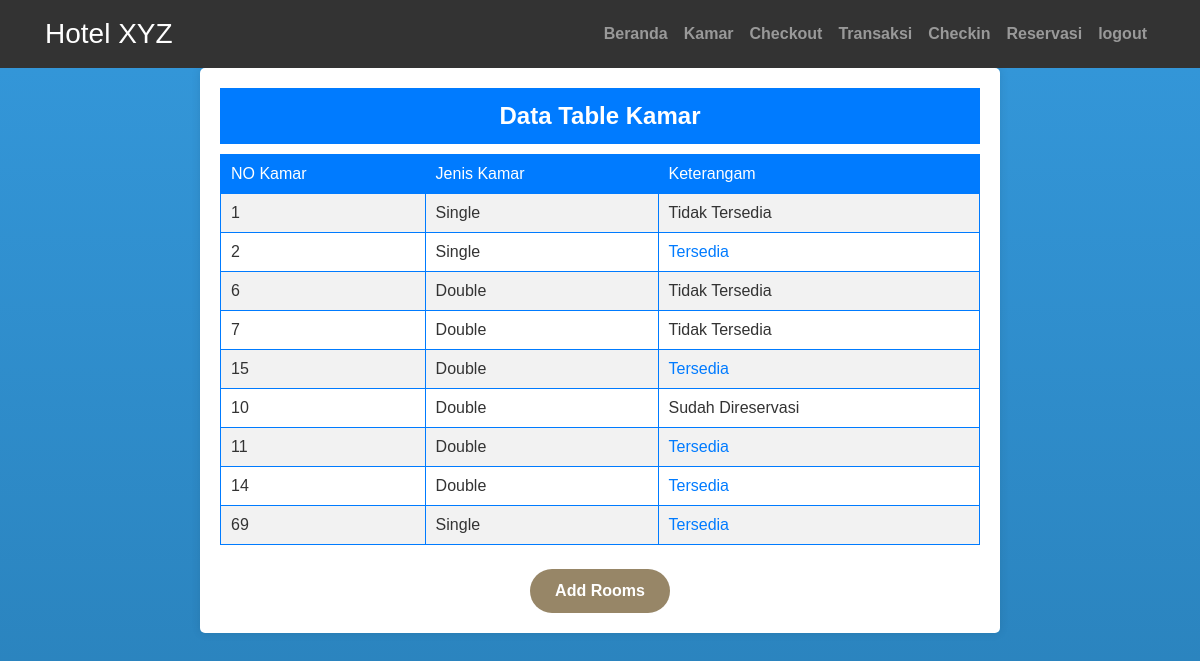
/view/kamar.php (signed in), run on the app's committed database.
### tables this page shows
CREATE TABLE `kamar` (
  `id_k` int(100) NOT NULL,
  `no_kamar` varchar(100) NOT NULL,
  `id_bed` int(10) NOT NULL
);

CREATE TABLE `bed` (
  `id_bed` int(255) NOT NULL,
  `jenis` varchar(100) NOT NULL,
  `harga` int(100) NOT NULL,
  `img` varchar(100) NOT NULL
);

### view/kamar.php (the view, shortened to what this page needs)
<html lang="en">
<head>
    <link rel="stylesheet" href="https://maxcdn.bootstrapcdn.com/bootstrap/4.5.2/css/bootstrap.min.css" />
    <link rel="stylesheet" href="../css/home.css" />
</head>
<body>
    <header class="bg-dark text-white">
        <nav class="navbar navbar-expand-lg navbar-dark">
            <div class="container">
                <a class="navbar-brand" href="#">Hotel XYZ</a>
                <div class="collapse navbar-collapse" id="navbarNav">
                    <ul class="navbar-nav ml-auto">
                        <li class="nav-item">
                            <a class="nav-link" href="../action/home.php">Beranda</a>
                        </li>
                        <li class="nav-item">
                            <a class="nav-link" href="./kamar.php">Kamar</a>
                        </li>
                        <li class="nav-item">
                            <a class="nav-link" href="./table_checkout.php">Checkout</a>
                        </li>
                        <li class="nav-item">
                            <a class="nav-link" href="./table_transaksi.php">Transaksi</a>
                        </li>
                        <li class="nav-item">
                            <a class="nav-link" href="./table_reserfasi.php">Checkin</a>
                        </li>
                        <li class="nav-item">
                            <a class="nav-link" href="./reservasi.php">Reservasi</a>
                        </li>
                        <li class="nav-item">
                            <a class="nav-link" href="../action/logout.php">logout</a>
                        </li>
                    </ul>
                </div>
            </div>
        </nav>
    </header>
    <div class="full">
        <div class="containerT content w-full">
            <div class="table-title">Data Table Kamar</div>
            <table class="data-table" border="1" cellpadding="5">
                <tr class="header-row">
                    <td>NO Kamar</td>
                    <td>Jenis Kamar</td>
                    <td>Keterangam</td>
                </tr>
                <?php
                        include "../action/koneksi.php";
                        $data = mysqli_query($koneksi, "SELECT kamar.*, bed.* FROM kamar JOIN bed ON kamar.id_bed = bed.id_bed");
                        while ($data1 = mysqli_fetch_array($data)) {
                            $id_kamar = $data1["id_k"];
                            $check_query = mysqli_query($koneksi, "SELECT reserfasi.* FROM reserfasi LEFT JOIN transaksi ON transaksi.id_RS = reserfasi.id_RS LEFT JOIN checkout ON checkout.id_transaksi = transaksi.id_transaksi LEFT JOIN history ON checkout.id_C = history.id_C WHERE id_k =  '$id_kamar' AND history.id_C IS NULL");
                            if (mysqli_num_rows($check_query) > 0) {
                                $id_reservasi = mysqli_fetch_assoc($check_query)["id_RS"];
                                $query22 = mysqli_query($koneksi, "SELECT * FROM transaksi WHERE id_RS = $id_reservasi");
                                if(mysqli_num_rows($query22) > 0){
                                    $id_transaksi = mysqli_fetch_assoc($query22)["id_transaksi"];
                                    $checkout_query1 = mysqli_query($koneksi, "SELECT * FROM checkout WHERE id_transaksi = $id_transaksi");
                                    if (mysqli_num_rows($checkout_query1) > 0) {
                                        $id_checkout = mysqli_fetch_assoc($checkout_query1)["id_C"];
                                        $history_query = mysqli_query($koneksi, "SELECT * FROM history WHERE id_C = $id_checkout");
                                        if (mysqli_num_rows($history_query) > 0) {
                                            $keterangan = 'Tersedia';
                                        } else {
                                            $keterangan = 'Tidak Tersedia';
                                        }
                                    } else {
                                        $keterangan = 'Sudah di reservasi';
                                    }
                                }else{
                                    $keterangan = 'Sudah di reservasi';
                                };
                            } else {
                                $keterangan = 'Tersedia';
                            }
                            ?>
                <tr>
                    <td>
                        <?php echo $data1["no_kamar"] ?>
                    </td>
                    <td>
                        <?php echo $data1["jenis"] ?>
                    </td>
                    <td>
                        <?php if ($keterangan == 'Tersedia') { ?>
                        <a
                            href="./reservasi.php?id=<?php echo $data1['id_bed'] ?>& id_1=<?php echo $data1['id_k'] ?>">Tersedia</a>
                        <?php } elseif ($keterangan == 'Sudah di reservasi') { ?>
                        Sudah Direservasi
                        <?php } else {?> Tidak Tersedia <?php } ?>
                    </td>
                </tr>
                <?php
                        }
                ?>
            </table>
            <br>
            <a id="Book" href="./add-room.php" class="btn_1">Add Rooms</a>
        </div>
    </div>
</body>
</html>

### css/home.css (style rules this page uses)
* { margin-top: 0; padding-top: 0; }
.navbar { background-color: #333; }
.navbar-brand { font-size: 28px; }
.nav-link { color: #fff; font-weight: bold; }

### view/kamar.php (style rules this page uses)
.btn_1, a.btn_1 { border: none; color: #fff; background: #978667; outline: 0; cursor: pointer; display: inline-flex; padding: 14px 25px; font-weight: 600; transition: 0.3s ease-in-out; border-radius: 25px; align-items: center; justify-content: center; line-height: 1; }
.btn_1, a.btn_1:hover { color: #978667; text-decoration: none; background-color: #4b514d; }
body, h1, h2, h3, p, div { margin: 0; padding: 0; }
body { font-family: Arial, sans-serif; background: linear-gradient(to bottom, #3498db, #2980b9); margin: 0; padding: 0; width: 100%; height: 100vh; }
.full { min-height: 92%; }
.containerT { background-color: #fff; padding: 20px; border-radius: 5px; box-shadow: 0 0 10px rgba(0, 0, 0, 0.1); margin: 20px; text-align: center; margin: 0 auto; max-width: 800px; }
.table-title { font-size: 24px; font-weight: bold; margin-bottom: 10px; background-color: #007bff; color: #fff; padding: 10px; }
.data-table { width: 100%; border-collapse: collapse; background-color: #fff; border: 1px solid #007bff; color: #333; }
.data-table th, .data-table td { padding: 10px; text-align: left; }
.header-row { background-color: #007bff; color: #fff; }
.data-table tr:nth-child(even) { background-color: #f2f2f2; }

### data on the page
kamar: no_kamar "1", id_bed.jenis "Single", shows "Tidak Tersedia"
kamar: no_kamar "2", id_bed.jenis "Single"
kamar: no_kamar "6", id_bed.jenis "Double", shows "Tidak Tersedia"
kamar: no_kamar "7", id_bed.jenis "Double", shows "Tidak Tersedia"
kamar: no_kamar "15", id_bed.jenis "Double"
kamar: no_kamar "10", id_bed.jenis "Double", shows "Sudah Direservasi"
kamar: no_kamar "11", id_bed.jenis "Double"
kamar: no_kamar "14", id_bed.jenis "Double"
kamar: no_kamar "69", id_bed.jenis "Single"
